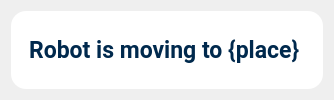
                 <widget class="QWidget" name="page_log">
                  <layout class="QHBoxLayout" name="horizontalLayout_31">
                   <item>
                    <widget class="QWidget" name="widget_27" native="true">
                     <property name="maximumSize">
                      <size>
                       <width>16777215</width>
                       <height>16777215</height>
                      </size>
                     </property>
                     <property name="styleSheet">
                      <string notr="true">background-color: rgb(255, 255, 255);
border-radius:  15px;
color: rgb(0, 41, 77);</string>
                     </property>
                     <layout class="QHBoxLayout" name="horizontalLayout_29">
                      <property name="topMargin">
                       <number>0</number>
                      </property>
                      <property name="bottomMargin">
                       <number>0</number>
                      </property>
                      <item>
                       <widget class="QWidget" name="widget_30" native="true">
                        <layout class="QHBoxLayout" name="horizontalLayout_30">
                         <property name="topMargin">
                          <number>0</number>
                         </property>
                         <property name="bottomMargin">
                          <number>0</number>
                         </property>
                         <item>
                          <widget class="QLabel" name="label_log">
                           <property name="sizePolicy">
                            <sizepolicy hsizetype="Preferred" vsizetype="Preferred">
                             <horstretch>0</horstretch>
                             <verstretch>0</verstretch>
                            </sizepolicy>
                           </property>
                           <property name="minimumSize">
                            <size>
                             <width>0</width>
                             <height>30</height>
                            </size>
                           </property>
                           <property name="maximumSize">
                            <size>
                             <width>16777215</width>
                             <height>50</height>
                            </size>
                           </property>
                           <property name="font">
                            <font>
                             <family>Roboto</family>
                             <pointsize>17</pointsize>
                             <weight>75</weight>
                             <bold>true</bold>
                            </font>
                           </property>
                           <property name="text">
                            <string>Robot is moving to {place} </string>
                           </property>
                           <property name="textFormat">
                            <enum>Qt::PlainText</enum>
                           </property>
                           <property name="alignment">
                            <set>Qt::AlignCenter</set>
                           </property>
                          </widget>
                         </item>
                        </layout>
                       </widget>
                      </item>
                     </layout>
                    </widget>
                   </item>
                  </layout>
                 </widget>
